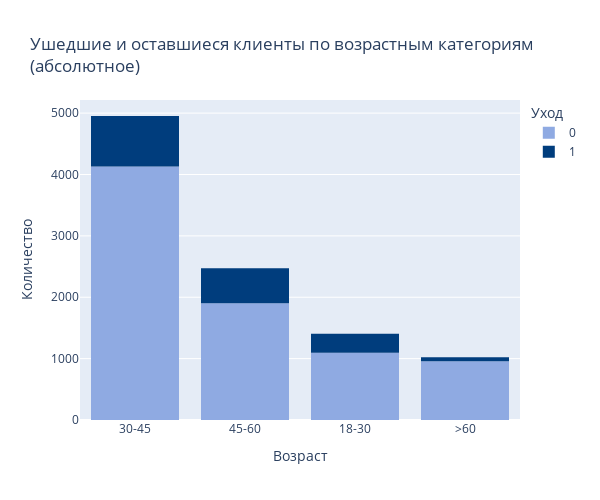
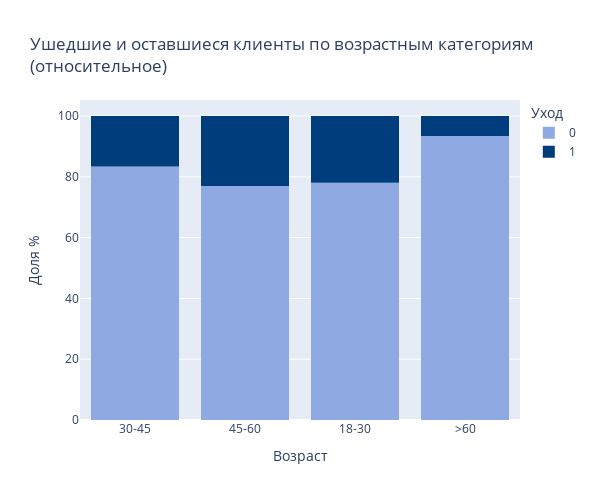

Source (notebook cell) for these figures, in order:
### Code cell
histogram(pivot_table_df, pivot_table_df['age_c'], 'Возраст', 'Количество', 'Доля %', 
          'Ушедшие и оставшиеся клиенты по возрастным категориям <br>(абсолютное)', 
          'Ушедшие и оставшиеся клиенты по возрастным категориям <br>(относительное)')

### Figure 1 — Plotly figure (JSON) as saved in the notebook; plotly's stock layout.template omitted (floating-point values rounded to 4 significant figures)
{"data": [{"alignmentgroup": "True", "bingroup": "x", "histfunc": "sum", "hovertemplate": "Уход=0<br>age_c=%{x}<br>sum of count=%{y}<extra></extra>", "legendgroup": "0", "marker": {"color": "#8faae2", "pattern": {"shape": ""}}, "name": "0", "offsetgroup": "0", "orientation": "v", "showlegend": true, "type": "histogram", "x": ["30-45", "45-60", "18-30", ">60"], "xaxis": "x", "y": [4129, 1902, 1096, 957], "yaxis": "y"}, {"alignmentgroup": "True", "bingroup": "x", "histfunc": "sum", "hovertemplate": "Уход=1<br>age_c=%{x}<br>sum of count=%{y}<extra></extra>", "legendgroup": "1", "marker": {"color": "#003d7d", "pattern": {"shape": ""}}, "name": "1", "offsetgroup": "1", "orientation": "v", "showlegend": true, "type": "histogram", "x": ["30-45", "45-60", "18-30", ">60"], "xaxis": "x", "y": [824, 570, 308, 67], "yaxis": "y"}], "layout": {"barmode": "relative", "height": 500, "legend": {"title": {"text": "Уход"}, "tracegroupgap": 0}, "title": {"text": "Ушедшие и оставшиеся клиенты по возрастным категориям <br>(абсолютное)"}, "width": 600, "xaxis": {"anchor": "y", "categoryorder": "total descending", "domain": [0, 1], "title": {"text": "Возраст"}}, "yaxis": {"anchor": "x", "domain": [0, 1], "title": {"text": "Количество"}}}}

### Figure 2 — Plotly figure (JSON) as saved in the notebook; plotly's stock layout.template omitted (floating-point values rounded to 4 significant figures)
{"data": [{"alignmentgroup": "True", "bingroup": "x", "histfunc": "sum", "hovertemplate": "Уход=0<br>age_c=%{x}<br>sum of count (normalized as percent)=%{y}<extra></extra>", "legendgroup": "0", "marker": {"color": "#8faae2", "pattern": {"shape": ""}}, "name": "0", "offsetgroup": "0", "orientation": "v", "showlegend": true, "type": "histogram", "x": ["30-45", "45-60", "18-30", ">60"], "xaxis": "x", "y": [4129, 1902, 1096, 957], "yaxis": "y"}, {"alignmentgroup": "True", "bingroup": "x", "histfunc": "sum", "hovertemplate": "Уход=1<br>age_c=%{x}<br>sum of count (normalized as percent)=%{y}<extra></extra>", "legendgroup": "1", "marker": {"color": "#003d7d", "pattern": {"shape": ""}}, "name": "1", "offsetgroup": "1", "orientation": "v", "showlegend": true, "type": "histogram", "x": ["30-45", "45-60", "18-30", ">60"], "xaxis": "x", "y": [824, 570, 308, 67], "yaxis": "y"}], "layout": {"barmode": "relative", "barnorm": "percent", "height": 500, "legend": {"title": {"text": "Уход"}, "tracegroupgap": 0}, "title": {"text": "Ушедшие и оставшиеся клиенты по возрастным категориям <br>(относительное)"}, "width": 600, "xaxis": {"anchor": "y", "categoryorder": "total descending", "domain": [0, 1], "title": {"text": "Возраст"}}, "yaxis": {"anchor": "x", "domain": [0, 1], "title": {"text": "Доля %"}}}}
